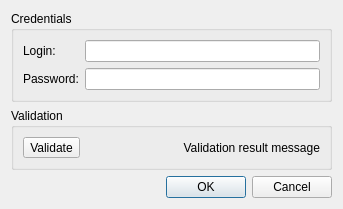
<?xml version="1.0" encoding="UTF-8"?>
<ui version="4.0">
 <class>BugReportLoginDialog</class>
 <widget class="QDialog" name="BugReportLoginDialog">
  <property name="geometry">
   <rect>
    <x>0</x>
    <y>0</y>
    <width>343</width>
    <height>197</height>
   </rect>
  </property>
  <property name="windowTitle">
   <string>Log in</string>
  </property>
  <layout class="QVBoxLayout" name="verticalLayout">
   <item>
    <widget class="QGroupBox" name="credentialsGroup">
     <property name="title">
      <string>Credentials</string>
     </property>
     <layout class="QGridLayout" name="gridLayout">
      <item row="0" column="0">
       <widget class="QLabel" name="loginLabel">
        <property name="text">
         <string>Login:</string>
        </property>
       </widget>
      </item>
      <item row="0" column="1">
       <widget class="QLineEdit" name="loginEdit"/>
      </item>
      <item row="1" column="0">
       <widget class="QLabel" name="passwordLabel">
        <property name="text">
         <string>Password:</string>
        </property>
       </widget>
      </item>
      <item row="1" column="1">
       <widget class="QLineEdit" name="passwordEdit">
        <property name="echoMode">
         <enum>QLineEdit::Password</enum>
        </property>
       </widget>
      </item>
     </layout>
    </widget>
   </item>
   <item>
    <widget class="QGroupBox" name="validationGroup">
     <property name="title">
      <string>Validation</string>
     </property>
     <layout class="QHBoxLayout" name="horizontalLayout">
      <item>
       <widget class="QToolButton" name="validationButton">
        <property name="text">
         <string>Validate</string>
        </property>
        <property name="icon">
         <iconset resource="../icons.qrc">
          <normaloff>:/icons/img/test_conn_error.png</normaloff>:/icons/img/test_conn_error.png</iconset>
        </property>
        <property name="toolButtonStyle">
         <enum>Qt::ToolButtonTextBesideIcon</enum>
        </property>
       </widget>
      </item>
      <item>
       <widget class="QLabel" name="validationLabel">
        <property name="text">
         <string>Validation result message</string>
        </property>
        <property name="alignment">
         <set>Qt::AlignRight|Qt::AlignTrailing|Qt::AlignVCenter</set>
        </property>
       </widget>
      </item>
     </layout>
    </widget>
   </item>
   <item>
    <widget class="QDialogButtonBox" name="buttonBox">
     <property name="orientation">
      <enum>Qt::Horizontal</enum>
     </property>
     <property name="standardButtons">
      <set>QDialogButtonBox::Cancel|QDialogButtonBox::Ok</set>
     </property>
    </widget>
   </item>
  </layout>
 </widget>
 <resources>
  <include location="../icons.qrc"/>
 </resources>
 <connections>
  <connection>
   <sender>buttonBox</sender>
   <signal>accepted()</signal>
   <receiver>BugReportLoginDialog</receiver>
   <slot>accept()</slot>
   <hints>
    <hint type="sourcelabel">
     <x>248</x>
     <y>254</y>
    </hint>
    <hint type="destinationlabel">
     <x>157</x>
     <y>274</y>
    </hint>
   </hints>
  </connection>
  <connection>
   <sender>buttonBox</sender>
   <signal>rejected()</signal>
   <receiver>BugReportLoginDialog</receiver>
   <slot>reject()</slot>
   <hints>
    <hint type="sourcelabel">
     <x>316</x>
     <y>260</y>
    </hint>
    <hint type="destinationlabel">
     <x>286</x>
     <y>274</y>
    </hint>
   </hints>
  </connection>
 </connections>
</ui>
